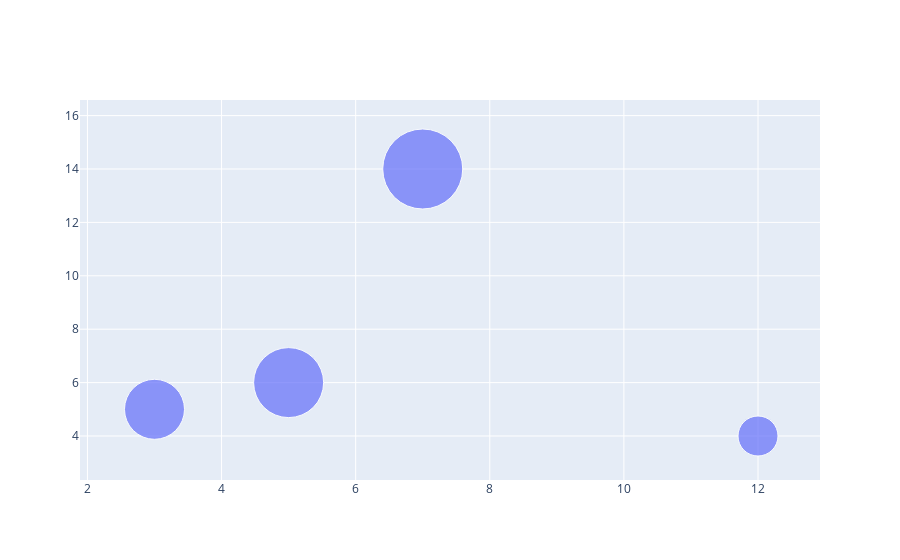

The notebook cell this image was saved under:
### Code cell
fig = go.Figure(go.Scatter(x=x , y=y , mode = "markers", marker_size = [40,60,70,80],text = ["product A" , "product B" , "product C" , "product D"] ))
fig.show()

### Figure 1 — Plotly figure (JSON) as saved in the notebook; plotly's stock layout.template omitted (floating-point values rounded to 4 significant figures)
{"data": [{"marker": {"size": [40, 60, 70, 80]}, "mode": "markers", "text": ["product A", "product B", "product C", "product D"], "type": "scatter", "x": [12, 3, 5, 7], "y": [4, 5, 6, 14]}], "layout": {}}
